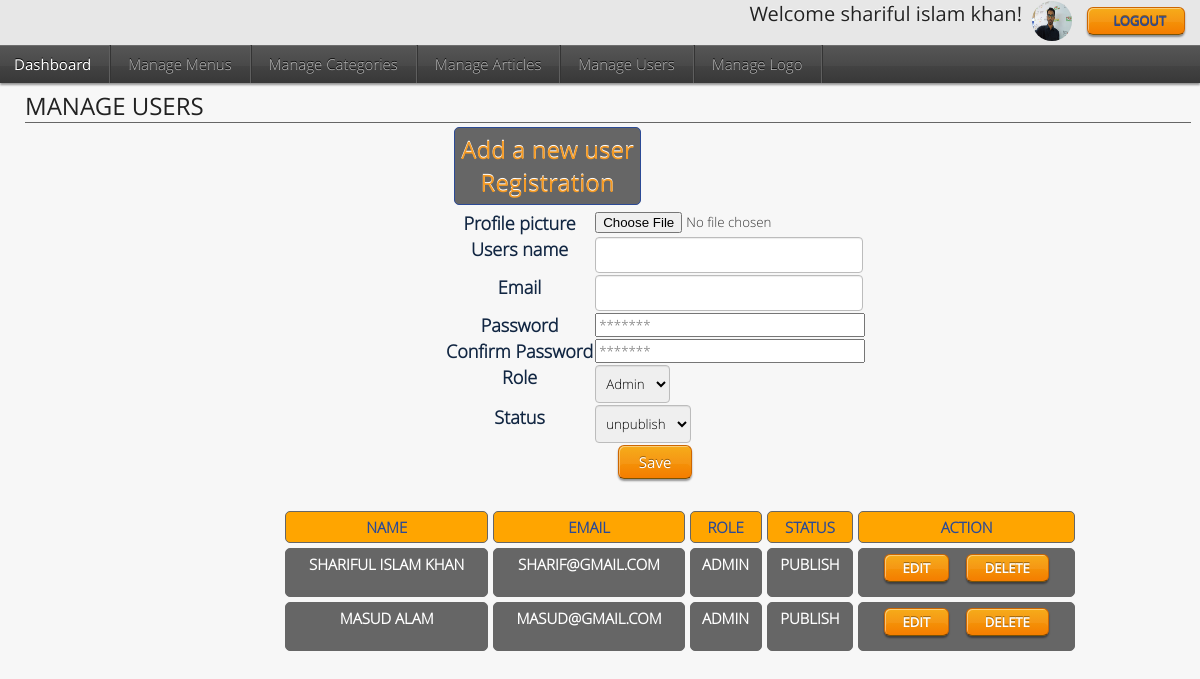
/admin/users.php (signed in), run on the app's committed database.
### tables this page shows
CREATE TABLE `users` (
  `user_id` int(11) NOT NULL,
  `name` varchar(30) NOT NULL,
  `profile_pic` varchar(255) NOT NULL,
  `email` varchar(100) NOT NULL,
  `password` varchar(40) NOT NULL,
  `role` enum('subscriber','Admin','moderator','editor','author','contributor') NOT NULL,
  `status` tinyint(4) NOT NULL
);

### database.php (called while the page is built, shortened)
<?php
class Db{
	private $conn;
	public function __construct($host,$user,$pass,$db){
        $this->conn=new mysqli($host,$user,$pass,$db);
	}
  public function getall($table,$cols){
      $sql="SELECT $cols FROM $table";
      $result=$this->conn->query($sql);
      if ($result->num_rows > 0) {
         return $result->fetch_all(MYSQLI_ASSOC);
      }
      else{
        return false;
      }
  }
}
$connect=new Db("localhost","root","","cms");
?>

### admin/users.php (the view, shortened to what this page needs)
<?php
    include("../database.php");
?>
<!DOCTYPE html>
<html>
  <head>
    <link rel="stylesheet" href="../css/manage.css">
    <link rel="stylesheet" href="../css/dashboard.css">
  </head>
  <body>
    <?php
    include("dashboard_menus.php");
    ?>
    <div class="main">
      <h2 class="manage">Manage Users</h2>
  <?php
  if (isset($_REQUEST['edit_id'])){
    $edit_id=$_REQUEST['edit_id'];
    extract($connect->getByid("users","*","user_id='$edit_id'"));
  ?>
    <h2 class="m_h">Edit Users</h2>
     <form action="users.php" method="post" enctype="multipart/form-data">
        <table border="1" align="center" cellpadding="5" class="tab_tr head">
         <tr>
          <p class="ptag">Do you update profile picture ? please select picture .</p>
          <th></th>
          <td>
           <?php echo '<img class=\'img\' height="80" width="80" src="'.$profile_pic.'">';?>
         </td>
         </tr>
          <tr>
            <th>Profile picture</th>
            <td><input type="file" name="image"></td>
          </tr>
          <tr>
            <th>Users name</th>
            <td><input type="text"  name="name" size="30" value="<?=$name?>"></td>
          </tr>
          <tr>
            <th>Email</th>
            <td><input type="text"  name="email" size="30" value="<?=$email?>"></td>
          </tr>
          <tr>
            <th>Old Password</th>
            <td><input type="password"  name="oldpassword" size="32" placeholder="*****"></td>
          </tr>
           <tr>
            <th>New Password</th>
            <td><input type="password"  name="newpassword" size="32" placeholder="*****"></td>
           </tr>
           <tr>
            <th>Comfirm Password</th>
            <td><input type="password"  name="cpassword" size="32" placeholder="*****"></td>
           </tr>
          <tr>
            <th>Role</th>
            <td>
              <select name="role">
                <option value="Admin" <?php echo $role=='Admin'?'selected':'';?>>Admin</option>
              </select>
            </td>
          </tr>
          <tr>
            <th>Status</th>
            <td>
              <select name="status">
                <option value="0" <?php echo $status==0?'selected':'';?>>unpublish</option>
                <option value="1" <?php echo $status==1?'selected':'';?>>publish</option>
              </select>
            </td>
          </tr>
          <tr>
            <td colspan="2" align="center">
              <input type="hidden" name="edit_user" value="<?php echo $user_id;?>">
              <input type="submit" name="update" value="Update" class="btn orange">
            </td>
          </tr>
        </table>
      </form>
<?php
  }
  else{
?>
     <h2 class="m_h">Add a new user Registration</h2>
      <form action="users.php" method="post" enctype="multipart/form-data">
        <table border="1" align="center" cellpadding="5" class="tab_tr head">
          <tr>
            <th>Profile picture</th>
            <td><input type="file" name="image" size="30"></td>
          </tr>
          <tr>
            <th>Users name</th>
            <td><input type="text"  name="name" size="30"></td>
          </tr>
          <tr>
            <th>Email</th>
            <td><input type="text"  name="email" size="30"></td>
          </tr>
          <tr>
            <th>Password</th>
            <td><input type="password"  name="password" size="31" placeholder="*******"></td>
          </tr>
           <tr>
            <th>Confirm Password</th>
            <td><input type="password"  name="cpassword" size="31" placeholder="*******"></td>
          </tr>
          <tr>
            <th>Role</th>
            <td>
              <select name="role">
                <option value="Admin">Admin</option>
              </select>
            </td>
          </tr>
          <tr>
            <th>Status</th>
            <td>
              <select name="status">
                <option value="0">unpublish</option>
              </select>
            </td>
          </tr>
          <tr>
            <td colspan="2" align="center">
              <input type="submit" name="submit" value="Save" class="btn orange">
            </td>
          </tr>
        </table>
      </form>
  <?php
      }
  ?>
    </div>
    <div style="margin-bottom: 15px;">
      <table border="1" cellspacing="5" width="800" style="text-align: center;" class="action_size action_table">
        <tr>
          <th>Name</th>
          <th>Email</th>
          <th>Role</th>
          <th>Status</th>
          <th>Action</th>
        </tr>
        <?php
        $users=$connect->getall("users","*");
        if (is_array($users)){
        foreach ($users as $user){
        extract($user);
        ?>
        <tr>
          <td><?=$name;?></td>
          <td><?=$email;?></td>
          <td><?=$role;?></td>
          <td>
            <?php echo $status==1?"Publish":"Unpublish"; ?>
          </td>
          <td>
            <a class="btn small orange" href="users.php?edit_id=<?=$user_id;?>">Edit</a>&nbsp;&nbsp;&nbsp;
            <a class="btn small orange" href="users.php?del_id=<?=$user_id;?>">Delete</a>
          </td>
        </tr>
        <?php
        }
      }
      else{
        echo "<h3 class=\"no_data\">NO DATA......</h3>";
      }
        ?>
      </table>
    </div>
  </body>
</html>

### css/manage.css (style rules this page uses)
.manage { text-transform: uppercase; margin-left: 16px; border-bottom: 1px solid #666; }
.head th { color: #112642; font-weight: bold; font-size: 18px; }
.m_h { color: #F59A23; border: 1px solid #2B4A96; padding: 5px; background: #666; border-radius: 5px; margin-right: 550px; text-align: center; margin-left: 445px; }
.action_table { margin-top: 16px; margin-left: 400px; }
.action_size { margin-left: 280px !important; }
.action_table th { border:1px solid #666; padding: 5px; text-transform: uppercase; border-radius: 5px; background: orange; color: #2B4A96; font-weight: bold; }
.action_table td { border:1px solid #666; padding: 5px; text-transform: uppercase; border-radius: 5px; background:#666; color: #fff; font-weight: bold; }
.tab_tr { margin-left: 435px; }

### css/dashboard.css (style rules this page uses)
html, body, div, span, applet, object, iframe, h1, h2, h3, h4, h5, h6, p, blockquote, pre, a, abbr, acronym, address, big, cite, code, del, dfn, em, img, ins, kbd, q, s, samp, small, strike, strong, sub, sup, tt, var, b, u, i, center, dl, dt, dd, ol, ul, li, fieldset, form, label, legend, table, caption, tbody, tfoot, thead, tr, th, td, article, aside, canvas, details, embed, figure, figcaption, footer, header, hgroup, menu, nav, output, ruby, section, summary, time, mark, audio, video { border: 0 none; font: inherit; margin: 0; padding: 0; vertical-align: top; }
* { -webkit-box-sizing:border-box; -moz-box-sizing:border-box; box-sizing:border-box; }
html,body { height: 100%; }
body, input, button, textarea, select, option { font-family: 'Open Sans Light', sans; }
body { background-color: #f7f7f7; color: #333; font-size: 15px; }
h1, h2, h3, h4 { color: #222; font-family: 'Open Sans', sans; margin-bottom: 4px; text-shadow: 0 -1px #fff; }
h2 { font-size: 24px; }
.btn { background: linear-gradient(to bottom, #525252 0%, #212121 100%) repeat scroll 0 0 transparent; border: 1px solid #383838; border-bottom: 1px solid rgba(1,1,1,0.5)!important; border-radius: 6px 6px 6px 6px; box-shadow: 1px 1px 0 rgba(255,255,255,0.4) inset, 0 2px 2px rgba(0, 0, 0, 0.4), 0 18px 0 rgba(255, 255, 255, 0.05) inset; color: #FFFFFF; cursor: pointer; display: inline-block; font-family: 'Open Sans',sans; font-size: 15px; margin-bottom: 9px; margin-right: 1px; padding: 6px 20px; outline: 0 none; text-decoration: none; text-shadow: 0 -1px rgba(1,1,1,0.4); vertical-align: top; }
.btn.small { box-shadow: 1px 1px 0 rgba(255, 255, 255, 0.4) inset, 0 2px 2px rgba(0, 0, 0, 0.4), 0 14px 0 rgba(255, 255, 255, 0.05) inset; font-size: 13px; padding: 4px 18px; }
.btn.orange { background: linear-gradient(to bottom, #F5A70E 0%, #F47D00 100%) repeat scroll 0 0 transparent; border: 1px solid #CD6600; }
input[type="text"], input[name="text"], select, textarea { border: 1px solid #BCBCBC; border-radius: 4px 4px 4px 4px; box-shadow: 0 1px 1px rgba(0, 0, 0, 0.075) inset; display: inline-block; padding: 8px 6px; outline: 0 none; margin-right: 1px; vertical-align: top; }
select { padding-right: 8px; }
.main { margin: 9px; }

### data on the page
users: name "SHARIFUL ISLAM KHAN", email "SHARIF@GMAIL.COM", role "ADMIN", status "PUBLISH"
users: name "MASUD ALAM", email "MASUD@GMAIL.COM", role "ADMIN", status "PUBLISH"

### other printed values
$_SESSION['name'] "shariful islam khan"
